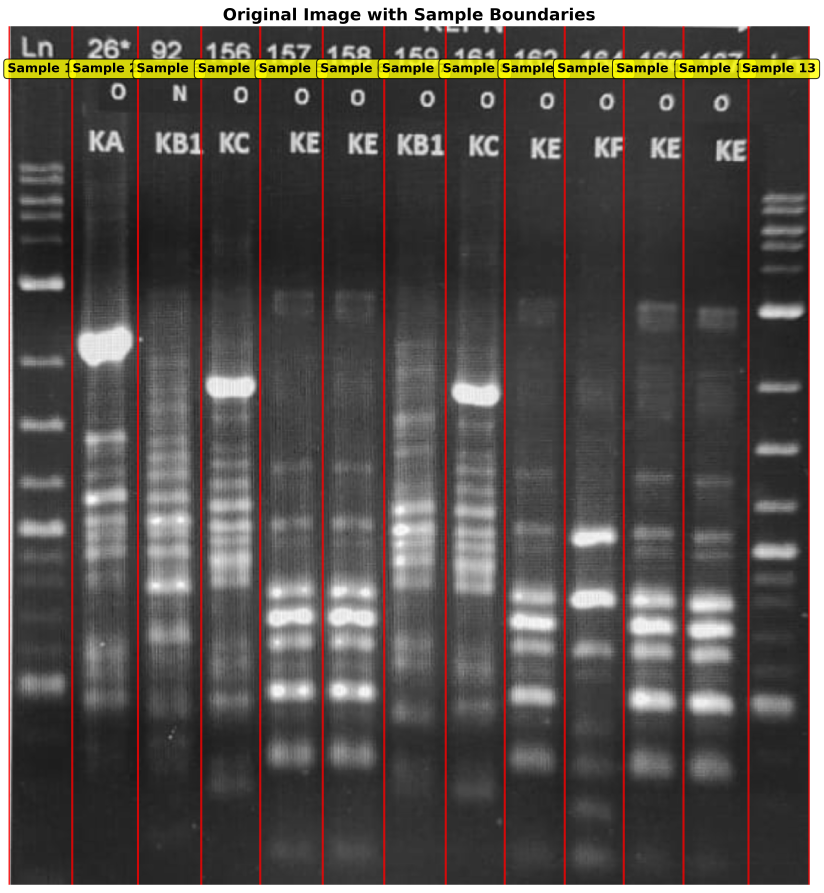
#> input picture gel_original_with_boundaries.png, 3293 x 3569 px (shown at 1/4 size)
$ python -i gel_analyzer.py   (imports and definitions only)
#> lines starting #> are read from the running program, lines starting #| are printed output that depends on the picture; after the words box and inside, x2 and y2 are one past the last pixel; in counts of white or black regions, pixels touching at a corner belong together
import os
import cv2
import numpy as np
import matplotlib.pyplot as plt
import matplotlib.patches as mpatches
import pytesseract
from scipy.spatial import distance
from scipy.cluster.hierarchy import dendrogram, linkage
from scipy.signal import find_peaks, savgol_filter
from sklearn.preprocessing import StandardScaler
from sklearn.cluster import DBSCAN
import re

# Path to tesseract executable (Homebrew installation)
pytesseract.pytesseract.tesseract_cmd = r'/opt/homebrew/bin/tesseract'

# [32 lines left out: function load_and_preprocess, not called in this run]

def detect_sample_numbers(image, top_region_height=200):
    """Enhanced sample number detection with better preprocessing."""
    if len(image.shape) == 3:
        gray = cv2.cvtColor(image, cv2.COLOR_BGR2GRAY)
    else:
        gray = image.copy()

    # Extract top region
    top_region = gray[:top_region_height, :]

    # Multi-scale template matching approach for numbers
    # Apply multiple preprocessing techniques
    processed_regions = []

    # Method 1: Standard enhancement
    blurred = cv2.GaussianBlur(top_region, (3, 3), 0)
    clahe = cv2.createCLAHE(clipLimit=3.0, tileGridSize=(8, 8))
    enhanced = clahe.apply(blurred)
    processed_regions.append(enhanced)

    # Method 2: Edge-based enhancement
    edges = cv2.Canny(top_region, 30, 100)
    dilated = cv2.dilate(edges, np.ones((2, 2), np.uint8), iterations=1)
    processed_regions.append(dilated)

    # Method 3: Morphological enhancement
    kernel = cv2.getStructuringElement(cv2.MORPH_RECT, (2, 2))
    morph = cv2.morphologyEx(top_region, cv2.MORPH_TOPHAT, kernel)
    processed_regions.append(morph)

    sample_numbers = []
    confidence_threshold = 50

    for region in processed_regions:
        # Apply binary threshold
        _, binary = cv2.threshold(region, 0, 255, cv2.THRESH_BINARY_INV + cv2.THRESH_OTSU)

        # OCR configurations optimized for numbers
        custom_configs = [
            r'--oem 3 --psm 6 -c tessedit_char_whitelist=0123456789',
            r'--oem 3 --psm 8 -c tessedit_char_whitelist=0123456789',
            r'--oem 1 --psm 7 -c tessedit_char_whitelist=0123456789'
        ]

        for config in custom_configs:
            try:
                text_data = pytesseract.image_to_data(
                    binary, config=config, output_type=pytesseract.Output.DICT
                )

                for i, text in enumerate(text_data['text']):
                    if text.strip() and text.strip().isdigit():
                        conf = int(float(text_data['conf'][i]))
                        if conf > confidence_threshold:
                            x, y, w, h = (text_data['left'][i], text_data['top'][i],
                                        text_data['width'][i], text_data['height'][i])
                            center_x = x + w // 2

                            # Check for duplicates
                            if not any(abs(n['center_x'] - center_x) < 30 for n in sample_numbers):
                                sample_numbers.append({
                                    'number': int(text.strip()),
                                    'center_x': center_x,
                                    'conf': conf,
                                    'bbox': (x, y, w, h)
                                })
            except Exception as e:
                continue

    # Sort by x-coordinate and validate sequence
    sample_numbers.sort(key=lambda x: x['center_x'])

    # If numbers aren't sequential, renumber them
    if len(sample_numbers) > 1:
        for i, num in enumerate(sample_numbers, 1):
            num['number'] = i

    print(f"Detected {len(sample_numbers)} sample numbers")
    return sample_numbers

# [740 lines left out: functions detect_sample_boundaries_enhanced, extract_band_positions_advanced, calculate_band_similarity_matrix, calculate_similarity_matrix_hybrid, calculate_similarity_matrix, save_image_directly and 1 more, not called in this run]

def main(image_path, y_min=170, use_band_analysis=True, min_band_area=20, tolerance=35, num_samples=13):
    """Enhanced main function with improved band detection and analysis."""
#> called with image_path = 'gel_original_with_boundaries.png', y_min = 170, use_band_analysis = True, min_band_area = 20, tolerance = 35, num_samples = 13
    print("=== Enhanced Gel Electrophoresis Analysis ===")
    print(f"Analyzing {num_samples} samples with Y ≥ {y_min}")
    print(f"Band-based similarity analysis: {'Enabled' if use_band_analysis else 'Disabled'}")

    try:
        # Load image without preprocessing
        print("1. Loading image (no preprocessing)...")
        original_img = cv2.imread(image_path, cv2.IMREAD_GRAYSCALE)
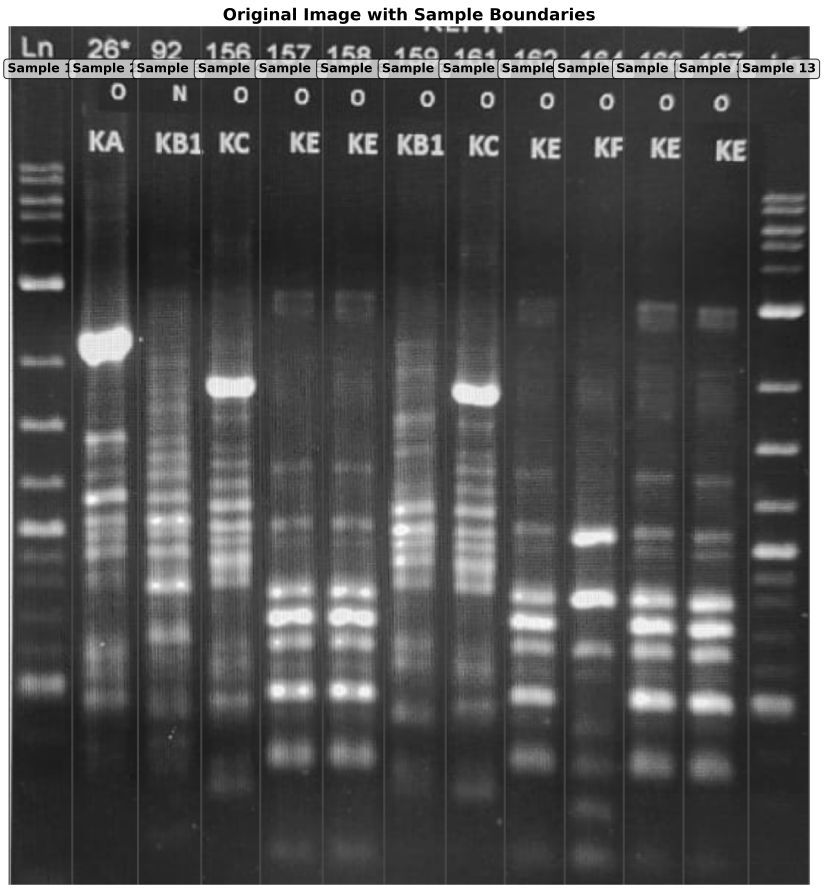
#> original_img: shape (3569, 3293) (shown at 1/4 size); min 0, max 255, mean 83.1
        if original_img is None:
            raise ValueError("Could not load the image. Please check the file path.")
        processed_img = original_img.copy()  # Use original as processed
        print(f"   Image loaded. Shape: {original_img.shape}")
#|    Image loaded. Shape: (3569, 3293)

        # Detect sample numbers
        print("2. Detecting sample numbers...")
        sample_numbers = detect_sample_numbers(original_img)
#> in detect_sample_numbers, `top_region = gray[:top_region_height, :]`:
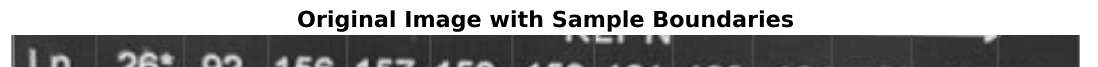
#> top_region: shape (200, 3293) (shown at 1/3 size); min 0, max 255, mean 154.5
#> in detect_sample_numbers, `enhanced = clahe.apply(blurred)`:
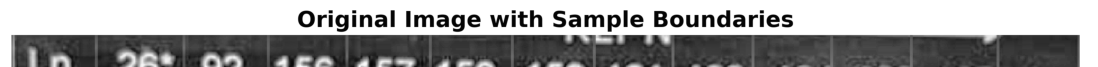
#> enhanced: shape (200, 3293) (shown at 1/3 size); min 3, max 255, mean 158.3
#> in detect_sample_numbers, `edges = cv2.Canny(top_region, 30, 100)`:
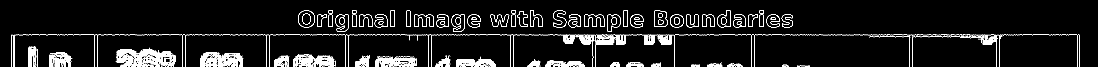
#> edges: shape (200, 3293) (shown at 1/3 size); 4.5% white in thin lines or dots, all inside (x1, y1, x2, y2) = (33, 30, 3239, 200)
#> in detect_sample_numbers, `dilated = cv2.dilate(edges, np.ones((2, 2), np.uint8), iterations=1)`:
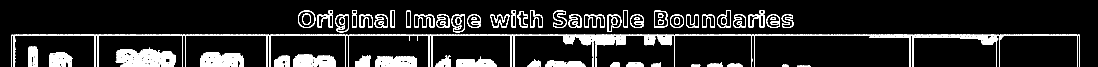
#> dilated: shape (200, 3293) (shown at 1/3 size); 9.3% white in thin lines or dots, all inside (x1, y1, x2, y2) = (33, 30, 3240, 200)
#> in detect_sample_numbers, `morph = cv2.morphologyEx(top_region, cv2.MORPH_TOPHAT, kernel)`:
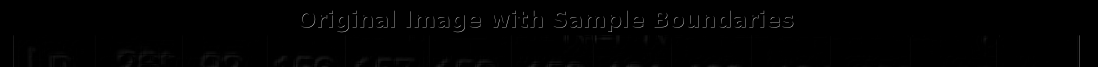
#> morph: shape (200, 3293) (shown at 1/3 size); min 0, max 255, mean 1.8
#> the loop in detect_sample_numbers, `for region in processed_regions:` made 1 pass
#> pass 1, in detect_sample_numbers, `_, binary = cv2.threshold(region, 0, 255, cv2.THRESH_BINARY_INV + cv2...`:
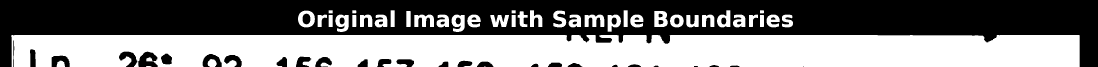
#> binary: shape (200, 3293) (shown at 1/3 size); 48.3% white; 42 white regions (1 under 20 px), largest, box (x1, y1, x2, y2) and area: (34, 105, 3239, 200) 284224, (1963, 33, 2003, 81) 1495, (894, 32, 945, 82) 1472
#> after the loop in detect_sample_numbers, `for region in processed_regions:`: sample_numbers = []

        # Detect boundaries
        print("3. Detecting sample boundaries...")
        sample_boundaries = detect_sample_boundaries_enhanced(processed_img, num_samples)
        print(f"   Detected {len(sample_boundaries)-1} sample lanes")
        print(f"   Boundary positions: {sample_boundaries}")
        print(f"   Sample widths: {[sample_boundaries[i+1] - sample_boundaries[i] for i in range(len(sample_boundaries)-1)]}")

        # Extract bands
        print("4. Extracting band positions...")
        band_positions = extract_band_positions_advanced(
            processed_img, sample_boundaries, min_band_area=min_band_area, y_min=y_min
        )

        # Print band statistics
        for i, bands in enumerate(band_positions, 1):
            print(f"   Sample {i}: {len(bands)} bands detected")

        # Calculate similarity
        print("5. Calculating sample similarities...")
        if use_band_analysis:
            similarity_matrix = calculate_similarity_matrix_hybrid(
                band_positions, processed_img.shape[0],
                use_predefined_groups=False, tolerance=tolerance
            )
            print("   Using band-based similarity analysis")
        else:
            similarity_matrix = calculate_similarity_matrix(
                band_positions, processed_img.shape[0]
            )
            print("   Using predefined group similarity")

        # Visualize results
        print("6. Generating enhanced visualization...")
        output_path = visualize_gel_analysis_enhanced(
            original_img, processed_img, sample_boundaries,
            band_positions, similarity_matrix, sample_numbers, y_min
        )

        print("\n=== Analysis Complete ===")
        print(f"Results saved to: {output_path}")

        # Print detailed results
        print("\n=== Band Detection Results ===")
        total_bands = 0
        for i, bands in enumerate(band_positions, 1):
            print(f"Sample {i:2d}: {len(bands):2d} bands at Y-positions {sorted(bands)}")
            total_bands += len(bands)

        print(f"\nTotal bands detected: {total_bands}")
        print(f"Average bands per sample: {total_bands/len(band_positions):.1f}")

        # Print similarity analysis
        if similarity_matrix.size > 1:
            print("\n=== Similarity Analysis ===")
            print("Most similar pairs (distance < 0.3):")
            n = similarity_matrix.shape[0]
            similar_pairs = []

            for i in range(n):
                for j in range(i+1, n):
                    if similarity_matrix[i, j] < 0.3:
                        similar_pairs.append((i+1, j+1, similarity_matrix[i, j]))

            similar_pairs.sort(key=lambda x: x[2])
            for s1, s2, dist in similar_pairs[:10]:  # Show top 10
                similarity = 1 - dist
                print(f"Samples {s1}-{s2}: {similarity:.3f} similarity ({dist:.3f} distance)")

            if not similar_pairs:
                print("No highly similar pairs found (all distances ≥ 0.3)")

        return output_path, band_positions, similarity_matrix

    except Exception as e:
        print(f"\nError during analysis: {str(e)}")
        import traceback
        traceback.print_exc()
        return None, None, None

# [16 lines left out: function analyze_gel_with_parameters, not called in this run]

# [36 lines not run here, left out]

#> (the run stopped early here; a loop or call above may not have finished)

$ run again, on gel_analysis.png
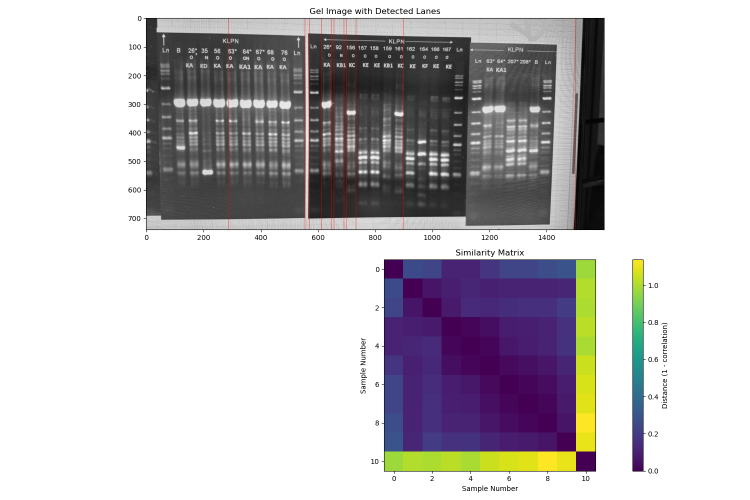
#> input picture gel_analysis.png, 1500 x 1000 px (shown at 1/2 size)
#|    Image loaded. Shape: (1000, 1500)
#> in detect_sample_numbers, `edges = cv2.Canny(top_region, 30, 100)`:
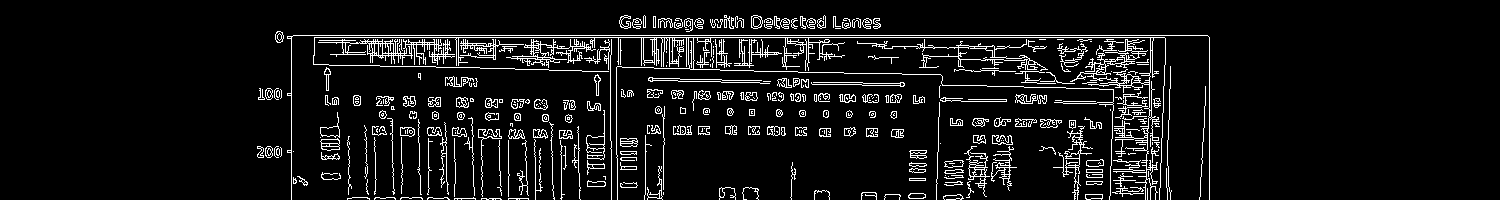
#> edges: shape (200, 1500); 7.5% white in thin lines or dots, all inside (x1, y1, x2, y2) = (257, 15, 1210, 200)
#> dilated: shape (200, 1500); 15.6% white; 132 white regions (1 under 20 px), largest, box (x1, y1, x2, y2) and area: (287, 35, 1211, 200) 22801, (964, 135, 1018, 199) 1345, (1053, 120, 1094, 200) 894
#> the loop in detect_sample_numbers, `for region in processed_regions:` made 1 pass
#> pass 1, in detect_sample_numbers, `_, binary = cv2.threshold(region, 0, 255, cv2.THRESH_BINARY_INV + cv2...`:
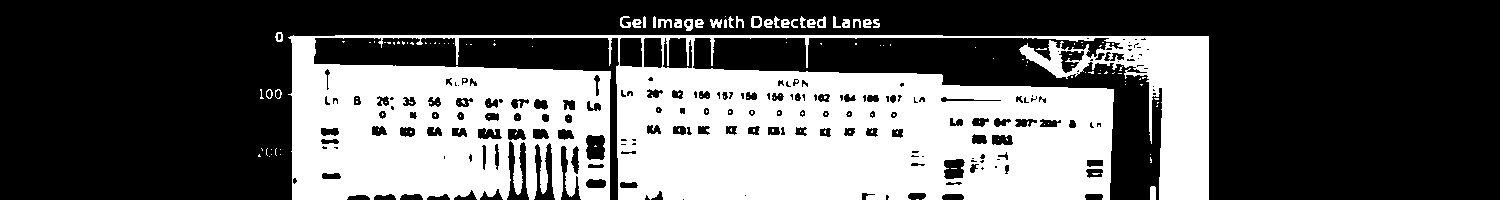
#> binary: shape (200, 1500); 36.5% white; 159 white regions (129 under 20 px), largest, box (x1, y1, x2, y2) and area: (288, 35, 1209, 200) 107545, (1150, 186, 1156, 200) 82, (751, 16, 762, 28) 80
#> after the loop in detect_sample_numbers, `for region in processed_regions:`: sample_numbers = []

$ run again, on input1.jpeg
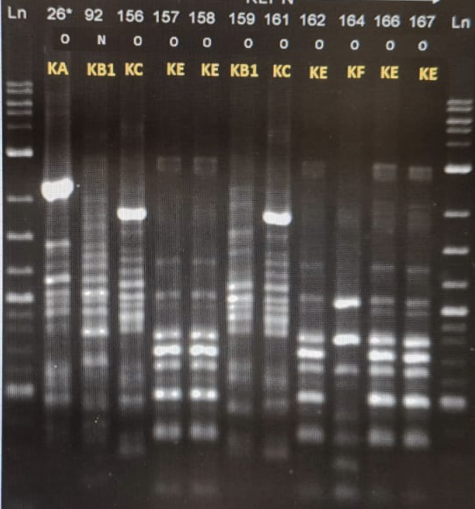
#> input picture input1.jpeg, 950 x 1018 px (shown at 1/2 size)
#|    Image loaded. Shape: (1018, 950)
#> in detect_sample_numbers, `edges = cv2.Canny(top_region, 30, 100)`:
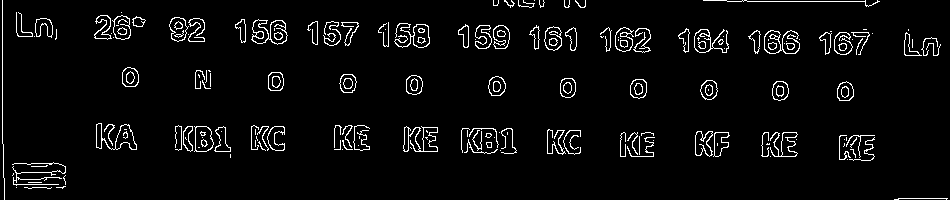
#> edges: shape (200, 950); 4.4% white in thin lines or dots
#> dilated: shape (200, 950); 9.3% white in thin lines or dots
#> the loop in detect_sample_numbers, `for region in processed_regions:` made 1 pass
#> pass 1, in detect_sample_numbers, `_, binary = cv2.threshold(region, 0, 255, cv2.THRESH_BINARY_INV + cv2...`:
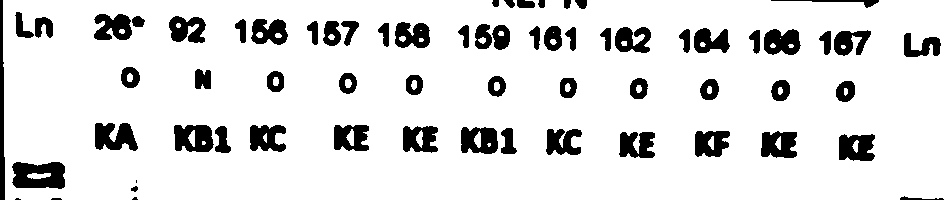
#> binary: shape (200, 950); 87.3% white; 66 black regions (3 under 20 px), largest, box (x1, y1, x2, y2) and area: (12, 162, 65, 189) 1145, (95, 123, 138, 151) 859, (174, 125, 214, 152) 849
#> after the loop in detect_sample_numbers, `for region in processed_regions:`: sample_numbers = []
